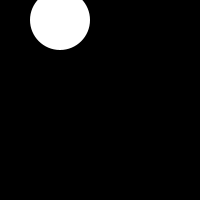
Frame 1 (no input)
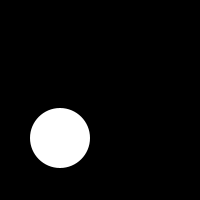
Frame 60 (the mouse pressed at the canvas centre just before this capture)
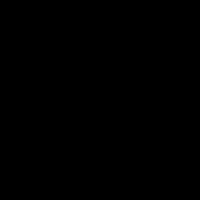
Frame 120 (the mouse held since frame 60 and released just before this capture)

The Processing sketch that drew these frames (run headless with seeded random() and noise(); from frame 60 on, the mouse is pressed at the canvas centre):

// Processing sketch: week05exercise31_1b
// ── week05exercise31_1b.pde

float y =20.0;
float speed = 2.0;
float radius = 30.0;
int direction = 1;

void setup(){
  size(200,200);
  smooth();
  noStroke();
  ellipseMode(RADIUS);
  
}

void draw(){
  background(0);
  ellipse(60,y,radius,radius);
  y=y+speed;
  if(y>height+radius){
   direction = -direction;
  }
  
}
